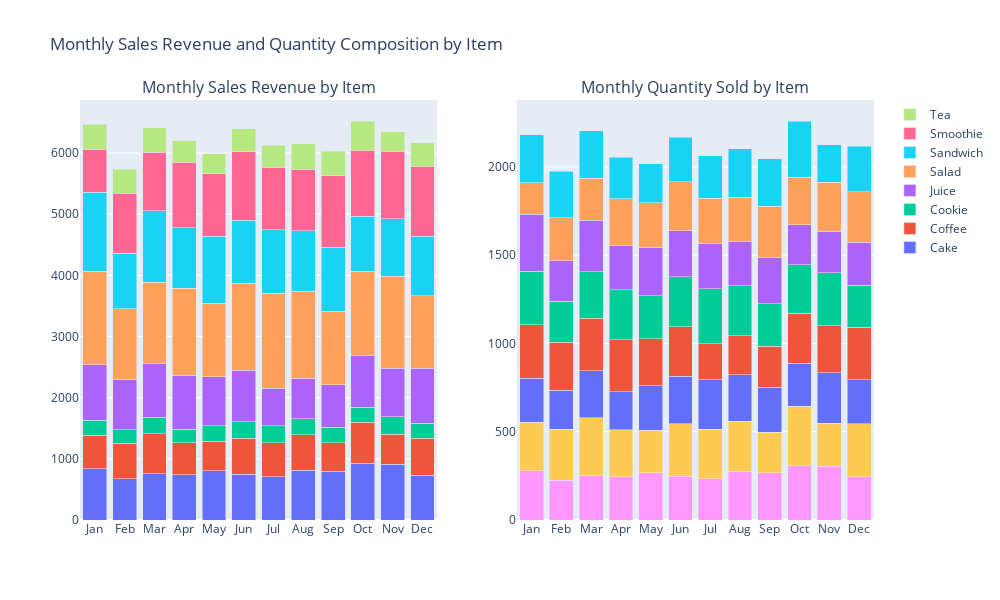

Here is the notebook cell this chart was saved with:
### Code cell
# use plotly~~~ so pretty :D and can scroll on it

fig = make_subplots(
    rows=1, cols=2,
    subplot_titles=("Monthly Sales Revenue by Item", "Monthly Quantity Sold by Item"),
    shared_yaxes=False)

for item in monthly_sales_revenue['Item'].unique():
    item_data = monthly_sales_revenue[monthly_sales_revenue['Item'] == item].sort_values('Month_Num')
    fig.add_trace(go.Bar(
        x=item_data['Month'],
        y=item_data['Total Spent'],
        name=item),
        row=1, col=1)

for item in monthly_sales_qty['Item'].unique():
    item_data = monthly_sales_qty[monthly_sales_qty['Item'] == item].sort_values('Month_Num')
    fig.add_trace(go.Bar(
        x=item_data['Month'],
        y=item_data['Quantity'],
        name=item,
        showlegend=False), # hide duplicate legend
        row=1, col=2)
    
fig.update_layout(
    barmode='stack',        # stacked bars
    height=600, width=1000,
    title_text="Monthly Sales Revenue and Quantity Composition by Item"
)

fig.show()

### Figure 1 — Plotly figure (JSON) as saved in the notebook; plotly's stock layout.template omitted (floating-point values rounded to 4 significant figures)
{"data": [{"name": "Cake", "type": "bar", "x": ["Jan", "Feb", "Mar", "Apr", "May", "Jun", "Jul", "Aug", "Sep", "Oct", "Nov", "Dec"], "xaxis": "x", "y": [834.0, 675.0, 756.0, 738.0, 804.0, 747.0, 705.0, 816.0, 801.0, 924.0, 912.0, 735.0], "yaxis": "y"}, {"name": "Coffee", "type": "bar", "x": ["Jan", "Feb", "Mar", "Apr", "May", "Jun", "Jul", "Aug", "Sep", "Oct", "Nov", "Dec"], "xaxis": "x", "y": [550.0, 576.0, 652.0, 528.0, 480.0, 590.0, 558.0, 574.0, 462.0, 674.0, 488.0, 602.0], "yaxis": "y"}, {"name": "Cookie", "type": "bar", "x": ["Jan", "Feb", "Mar", "Apr", "May", "Jun", "Jul", "Aug", "Sep", "Oct", "Nov", "Dec"], "xaxis": "x", "y": [250.0, 223.0, 268.0, 216.0, 253.0, 271.0, 280.0, 263.0, 255.0, 244.0, 287.0, 248.0], "yaxis": "y"}, {"name": "Juice", "type": "bar", "x": ["Jan", "Feb", "Mar", "Apr", "May", "Jun", "Jul", "Aug", "Sep", "Oct", "Nov", "Dec"], "xaxis": "x", "y": [906.0, 816.0, 888.0, 882.0, 801.0, 840.0, 615.0, 663.0, 693.0, 849.0, 798.0, 897.0], "yaxis": "y"}, {"name": "Salad", "type": "bar", "x": ["Jan", "Feb", "Mar", "Apr", "May", "Jun", "Jul", "Aug", "Sep", "Oct", "Nov", "Dec"], "xaxis": "x", "y": [1525.0, 1160.0, 1325.0, 1425.0, 1205.0, 1420.0, 1550.0, 1420.0, 1205.0, 1375.0, 1500.0, 1185.0], "yaxis": "y"}, {"name": "Sandwich", "type": "bar", "x": ["Jan", "Feb", "Mar", "Apr", "May", "Jun", "Jul", "Aug", "Sep", "Oct", "Nov", "Dec"], "xaxis": "x", "y": [1292.0, 912.0, 1168.0, 992.0, 1100.0, 1032.0, 1040.0, 996.0, 1040.0, 896.0, 940.0, 968.0], "yaxis": "y"}, {"name": "Smoothie", "type": "bar", "x": ["Jan", "Feb", "Mar", "Apr", "May", "Jun", "Jul", "Aug", "Sep", "Oct", "Nov", "Dec"], "xaxis": "x", "y": [704.0, 980.0, 952.0, 1068.0, 1016.0, 1120.0, 1016.0, 1004.0, 1168.0, 1084.0, 1104.0, 1148.0], "yaxis": "y"}, {"name": "Tea", "type": "bar", "x": ["Jan", "Feb", "Mar", "Apr", "May", "Jun", "Jul", "Aug", "Sep", "Oct", "Nov", "Dec"], "xaxis": "x", "y": [408.0, 393.0, 402.0, 354.0, 331.5, 375.0, 360.0, 412.5, 403.5, 477.0, 319.5, 387.0], "yaxis": "y"}, {"name": "Cake", "showlegend": false, "type": "bar", "x": ["Jan", "Feb", "Mar", "Apr", "May", "Jun", "Jul", "Aug", "Sep", "Oct", "Nov", "Dec"], "xaxis": "x2", "y": [278.0, 225.0, 252.0, 246.0, 268.0, 249.0, 235.0, 272.0, 267.0, 308.0, 304.0, 245.0], "yaxis": "y2"}, {"name": "Coffee", "showlegend": false, "type": "bar", "x": ["Jan", "Feb", "Mar", "Apr", "May", "Jun", "Jul", "Aug", "Sep", "Oct", "Nov", "Dec"], "xaxis": "x2", "y": [275.0, 288.0, 326.0, 264.0, 240.0, 295.0, 279.0, 287.0, 231.0, 337.0, 244.0, 301.0], "yaxis": "y2"}, {"name": "Cookie", "showlegend": false, "type": "bar", "x": ["Jan", "Feb", "Mar", "Apr", "May", "Jun", "Jul", "Aug", "Sep", "Oct", "Nov", "Dec"], "xaxis": "x2", "y": [250.0, 223.0, 268.0, 216.0, 253.0, 271.0, 280.0, 263.0, 255.0, 244.0, 287.0, 248.0], "yaxis": "y2"}, {"name": "Juice", "showlegend": false, "type": "bar", "x": ["Jan", "Feb", "Mar", "Apr", "May", "Jun", "Jul", "Aug", "Sep", "Oct", "Nov", "Dec"], "xaxis": "x2", "y": [302.0, 272.0, 296.0, 294.0, 267.0, 280.0, 205.0, 221.0, 231.0, 283.0, 266.0, 299.0], "yaxis": "y2"}, {"name": "Salad", "showlegend": false, "type": "bar", "x": ["Jan", "Feb", "Mar", "Apr", "May", "Jun", "Jul", "Aug", "Sep", "Oct", "Nov", "Dec"], "xaxis": "x2", "y": [305.0, 232.0, 265.0, 285.0, 241.0, 284.0, 310.0, 284.0, 241.0, 275.0, 300.0, 237.0], "yaxis": "y2"}, {"name": "Sandwich", "showlegend": false, "type": "bar", "x": ["Jan", "Feb", "Mar", "Apr", "May", "Jun", "Jul", "Aug", "Sep", "Oct", "Nov", "Dec"], "xaxis": "x2", "y": [323.0, 228.0, 292.0, 248.0, 275.0, 258.0, 260.0, 249.0, 260.0, 224.0, 235.0, 242.0], "yaxis": "y2"}, {"name": "Smoothie", "showlegend": false, "type": "bar", "x": ["Jan", "Feb", "Mar", "Apr", "May", "Jun", "Jul", "Aug", "Sep", "Oct", "Nov", "Dec"], "xaxis": "x2", "y": [176.0, 245.0, 238.0, 267.0, 254.0, 280.0, 254.0, 251.0, 292.0, 271.0, 276.0, 287.0], "yaxis": "y2"}, {"name": "Tea", "showlegend": false, "type": "bar", "x": ["Jan", "Feb", "Mar", "Apr", "May", "Jun", "Jul", "Aug", "Sep", "Oct", "Nov", "Dec"], "xaxis": "x2", "y": [272.0, 262.0, 268.0, 236.0, 221.0, 250.0, 240.0, 275.0, 269.0, 318.0, 213.0, 258.0], "yaxis": "y2"}], "layout": {"annotations": [{"font": {"size": 16}, "showarrow": false, "text": "Monthly Sales Revenue by Item", "x": 0.225, "xanchor": "center", "xref": "paper", "y": 1, "yanchor": "bottom", "yref": "paper"}, {"font": {"size": 16}, "showarrow": false, "text": "Monthly Quantity Sold by Item", "x": 0.775, "xanchor": "center", "xref": "paper", "y": 1, "yanchor": "bottom", "yref": "paper"}], "barmode": "stack", "height": 600, "title": {"text": "Monthly Sales Revenue and Quantity Composition by Item"}, "width": 1000, "xaxis": {"anchor": "y", "domain": [0, 0.45]}, "xaxis2": {"anchor": "y2", "domain": [0.55, 1]}, "yaxis": {"anchor": "x", "domain": [0, 1]}, "yaxis2": {"anchor": "x2", "domain": [0, 1]}}}
